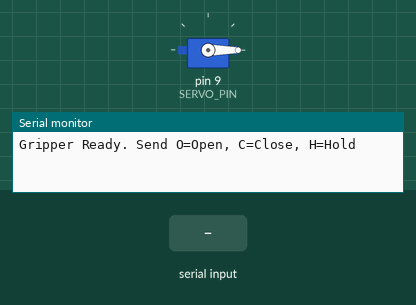
The sketch below on a simulated Arduino Uno, built with avr-gcc and run on an emulated ATmega328P. On the bench: servo, the last lines printed to the serial monitor. The inputs (shaded band) are chosen by the test bench.

Above: at 1.8 s.
1.9 s: "C" received over Serial
At 3.0 s:
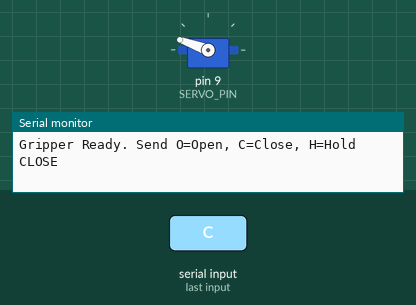
3.4 s: "O" received over Serial
At 4.2 s:
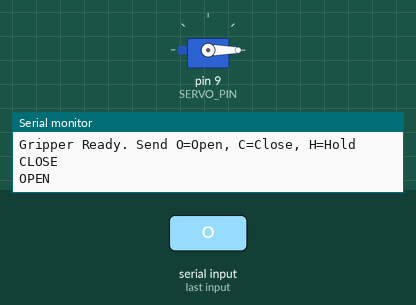
Timing chart, 0 to 6.4 s (numbered marks = the images above; inputs shaded):
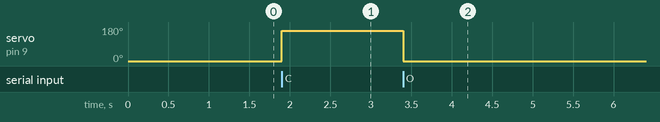

The sketch:

gripper_servo.ino
```cpp
#include <Servo.h>

Servo gripper;

const int SERVO_PIN    = 9;
const int ANGLE_OPEN   = 0;
const int ANGLE_CLOSE  = 160;
const int DETACH_DELAY = 600;

char incoming    = ' ';
char lastCommand = ' ';

void attachAndMove(int angle) {
  gripper.attach(SERVO_PIN);
  gripper.write(angle);
  delay(DETACH_DELAY);
  gripper.detach();
}

void setup() {
  Serial.begin(9600);
  Serial.println("Gripper Ready. Send O=Open, C=Close, H=Hold");
  attachAndMove(ANGLE_OPEN);
  lastCommand = 'O';
}

void loop() {
  if (Serial.available() > 0) {
    incoming = Serial.read();
    if (incoming == 'O' && lastCommand != 'O') {
      Serial.println("OPEN");
      attachAndMove(ANGLE_OPEN);
      lastCommand = 'O';
    }
    else if (incoming == 'C' && lastCommand != 'C') {
      Serial.println("CLOSE");
      attachAndMove(ANGLE_CLOSE);
      lastCommand = 'C';
    }
    else if (incoming == 'H' && lastCommand != 'H') {
      Serial.println("HOLD");
      gripper.detach();
      lastCommand = 'H';
    }
  }
}
```

Measured:
- after the input at 1.9 s, servo on pin 9 (SERVO_PIN): 0° → 160° at once
- after the input at 3.4 s, servo on pin 9 (SERVO_PIN): 160° → 0° at once
